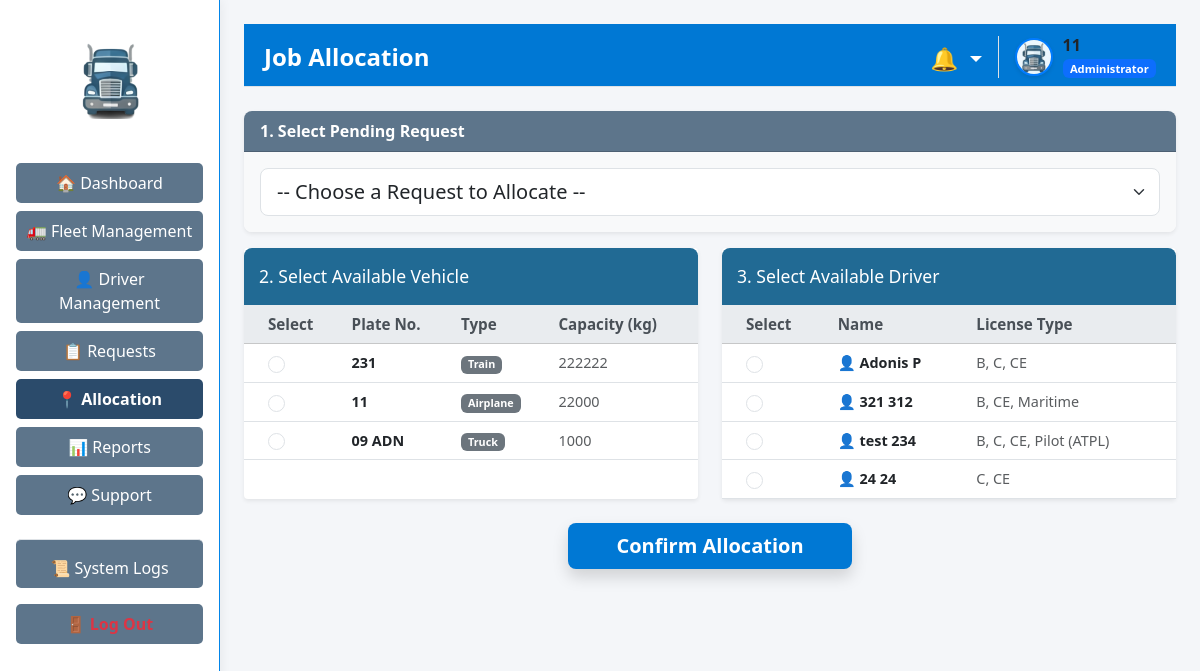
/allocation (signed in), run on the app's committed database.
### tables this page shows
CREATE TABLE vehicles (
                        id TEXT PRIMARY KEY,
                        plate_number TEXT NOT NULL,
                        type TEXT NOT NULL,
                        capacity INTEGER NOT NULL,
                        status TEXT NOT NULL
                    , last_modified_by TEXT DEFAULT 'System', last_modified_at DATETIME DEFAULT NULL);

CREATE TABLE "drivers" (
                    id TEXT PRIMARY KEY,
                    name TEXT NOT NULL,
                    status TEXT NOT NULL,
                    licenses TEXT,
                    experience TEXT,
                    dob TEXT,
                    address TEXT,
                    availability TEXT DEFAULT 'Available',
                    last_modified_by TEXT DEFAULT 'System',
                    last_modified_at DATETIME DEFAULT NULL
                );

### app/routes/allocation_routes.py (the view)
@allocation_bp.route('/allocation', methods=['GET'])
def allocation_management() -> str:
    if 'user_id' not in session:
        flash("Please log in.", "danger")
        return redirect(url_for('auth.login'))
    role = session.get('role')
    if role not in ['Administrator', 'Staff']:
        flash("Access denied. You do not have permission to view allocations.", "danger")
        return redirect(url_for('dashboard.main_dashboard'))
    view_data = allocation_logic.load_allocation_data()
    return render_template('staff/allocation.html', data=view_data, role=role)

### app/controllers/allocation_controller.py (called while the page is built)
    def load_allocation_data(self) -> Dict[str, Any]:
        data: Dict[str, Any] = {}
        try:
            data["requests"] = self.model.get_pending_requests()
            data["vehicles"] = self.model.get_available_vehicles()
            data["drivers"] = self.model.get_available_drivers()
            return data
        except Exception as error:
            logging.error(f"Logic error loading allocation data: {error}")
            return {"requests": [], "vehicles": [], "drivers": []}

### app/models/allocation_model.py (called while the page is built)
    def get_pending_requests(self) -> List[Dict[str, Any]]:
        requests: List[Dict[str, Any]] = []
        try:
            with sqlite3.connect(DB_PATH) as connection:
                connection.row_factory = sqlite3.Row
                db_cursor = connection.cursor()
                db_cursor.execute("SELECT id, client, pickup, delivery FROM transport_requests WHERE status IN ('Pending', 'Accepted')")
                rows = db_cursor.fetchall()
                for row in rows:
                    requests.append(dict(row))
                return requests
        except sqlite3.Error as db_error:
            logging.error(f"Error fetching requests: {db_error}")
            return requests

    def get_available_vehicles(self) -> List[Dict[str, Any]]:
        vehicles: List[Dict[str, Any]] = []
        try:
            with sqlite3.connect(DB_PATH) as connection:
                connection.row_factory = sqlite3.Row
                db_cursor = connection.cursor()
                db_cursor.execute("SELECT id, plate_number, type, capacity FROM vehicles WHERE status = 'Available'")
                rows = db_cursor.fetchall()
                for row in rows:
                    vehicles.append(dict(row))
                return vehicles
        except sqlite3.Error as db_error:
            logging.error(f"Error fetching available vehicles: {db_error}")
            return vehicles

### app/templates/staff/allocation.html (shortened to what this page needs)
{% extends "layouts/admin_layout.html" if session.get('role') == 'Administrator' else "layouts/staff_layout.html" %}
{% block page_header %}Job Allocation{% endblock %}
{% block content %}
<form method="POST" action="{{ url_for('allocation.confirm_allocation') }}">
    <div class="card shadow-sm mb-3 border-0" style="flex-grow: 0; height: auto; border-radius: 8px;">
        <div class="card-header text-white fw-bold" style="background-color: #5d758b; border-radius: 8px 8px 0 0;">
            1. Select Pending Request
        </div>
        <div class="card-body bg-light" style="border-radius: 0 0 8px 8px;">
            <select class="form-select form-select-lg" name="request_id" required>
                <option value="" selected disabled>-- Choose a Request to Allocate --</option>
            </select>
        </div>
    </div>
    <div class="row g-4">
        <div class="col-md-6">
            <div class="table-container shadow-sm border-0 h-100 mt-0">
                <div class="section-header text-white" style="margin-bottom: 0; border-radius: 8px 8px 0 0; background-color: #216a94; padding: 15px;">
                    2. Select Available Vehicle
                </div>
                <div style="max-height: 400px; overflow-y: auto;">
                    <table class="table table-hover custom-table mb-0 align-middle">
                        <thead class="sticky-top table-light">
                            <tr>
                                <th class="ps-4">Select</th>
                                <th>Plate No.</th>
                                <th>Type</th>
                                <th>Capacity (kg)</th>
                            </tr>
                        </thead>
                        <tbody>
                            {% if data.vehicles|length == 0 %}
                                <tr><td colspan="4" class="text-center text-muted py-5">No available vehicles.</td></tr>
                            {% else %}
                                {% for v in data.vehicles %}
                                <tr style="cursor: pointer;" onclick="document.getElementById('veh_{{ v.id }}').checked = true;">
                                    <td class="ps-4"><input type="radio" id="veh_{{ v.id }}" name="vehicle_id" value="{{ v.id }}" required class="form-check-input" style="width: 1.2em; height: 1.2em;"></td>
                                    <td class="fw-bold text-dark">{{ v.plate_number }}</td>
                                    <td><span class="badge bg-secondary">{{ v.type }}</span></td>
                                    <td class="text-muted">{{ v.capacity }}</td>
                                </tr>
                                {% endfor %}
                            {% endif %}
                        </tbody>
                    </table>
                </div>
            </div>
        </div>
        <div class="col-md-6">
            <div class="table-container shadow-sm border-0 h-100 mt-0">
                <div class="section-header text-white" style="margin-bottom: 0; border-radius: 8px 8px 0 0; background-color: #216a94; padding: 15px;">
                    3. Select Available Driver
                </div>
                <div style="max-height: 400px; overflow-y: auto;">
                    <table class="table table-hover custom-table mb-0 align-middle">
                        <thead class="sticky-top table-light">
                            <tr>
                                <th class="ps-4">Select</th>
                                <th>Name</th>
                                <th>License Type</th>
                            </tr>
                        </thead>
                        <tbody>
                            {% if data.drivers|length == 0 %}
                                <tr><td colspan="3" class="text-center text-muted py-5">No available drivers.</td></tr>
                            {% else %}
                                {% for d in data.drivers %}
                                <tr style="cursor: pointer;" onclick="document.getElementById('drv_{{ d.id }}').checked = true;">
                                    <td class="ps-4"><input type="radio" id="drv_{{ d.id }}" name="driver_id" value="{{ d.id }}" required class="form-check-input" style="width: 1.2em; height: 1.2em;"></td>
                                    <td class="fw-bold text-dark">👤 {{ d.name }}</td>
                                    <td class="text-muted small">{{ d.licenses }}</td>
                                </tr>
                                {% endfor %}
                            {% endif %}
                        </tbody>
                    </table>
                </div>
            </div>
        </div>
    </div>
    <div class="text-center mt-4 mb-5">
        <button type="submit" class="btn btn-primary btn-lg px-5 shadow fw-bold rounded-3" style="background-color: #0078d4; border: none;">
            Confirm Allocation
        </button>
    </div>
</form>
{% endblock %}

### app/static/css/style.css (style rules this page uses)
body { margin: 0; padding: 0; font-family: 'Segoe UI', Tahoma, Geneva, Verdana, sans-serif; }
.section-header { background-color: #5d6b79; color: white; padding: 5px 15px; margin-bottom: 10px; border-radius: 4px; font-weight: 500; font-size: 1.1rem; }
.table-container { background: white; border: 1px solid #ced4da; border-radius: 4px; }
.custom-table th { background-color: #e9ecef; color: #495057; font-weight: 600; font-size: 0.95rem; }
.custom-table td { font-size: 0.9rem; vertical-align: middle; }
.card { display: flex; flex-direction: column; height: 100%; }

### data on the page
vehicles: plate_number "231", type "Train", capacity "222222"
vehicles: plate_number "11", type "Airplane", capacity "22000"
vehicles: plate_number "09 ADN", type "Truck", capacity "1000"
drivers: name "Adonis P", licenses "B, C, CE"
drivers: name "321 312", licenses "B, CE, Maritime"
drivers: name "test 234", licenses "B, C, CE, Pilot (ATPL)"
drivers: name "24 24", licenses "C, CE"

### other printed values
{{ session.get('username', 'Admin') }} "11"
{{ session.get('role', 'Administrator') }} "Administrator"
